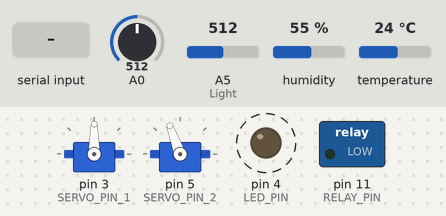
Simulated run of this sketch. Board: Arduino Uno, built with avr-gcc and run on an emulated ATmega328P. On the bench: 2 × servo, switched loads named in the sketch (green lamp = pin HIGH), output pins drawn as LEDs (lit = HIGH). Dashed ring = blinking. The inputs (shaded band) are chosen by the test bench; at power-on: A0 = 512, A5 (Light) = 512, humidity 55 %, temperature 24 °C. What the sketch prints to the serial monitor is not drawn.

Above: at 2.8 s.
2.9 s: "W" received over Serial
At 4.6 s:
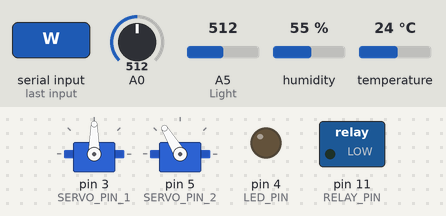
At 5.4 s:
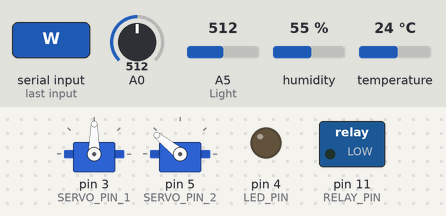
Timing chart, 0 to 29.0 s (numbered marks = the images above; inputs shaded):
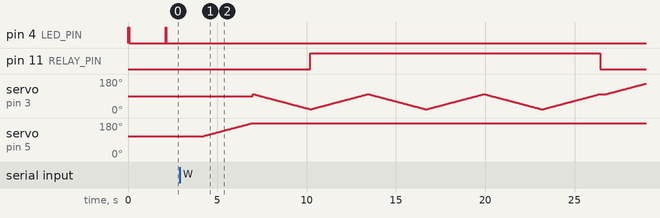

Measured:
- after the input at 2.9 s, pin 4 (LED_PIN): stops changing and stays LOW; pin 11 (RELAY_PIN): LOW → HIGH after 7.3 s, → LOW 16.2 s later; servo on pin 5 (SERVO_PIN_2): moves from 110° to 180° over 2.8 s, starting after 1.3 s
- by itself, pin 4 (LED_PIN): alternates HIGH for 0.05 s and LOW for 2.0 s

The sketch:

Crop_yield_prediction.ino
```cpp
#include <DHT.h>
#include <Servo.h>

Servo myServo_1;
Servo myServo_2;

#define DHTPIN 12      // DHT11 sensor pin
#define LED_PIN 4      // LED pin 13
#define RELAY_PIN 11   // Relay Pin 6
#define SERVO_PIN_1 3  // Main Servo 3
#define SERVO_PIN_2 5  //Sprinkler Servo 5

#define DHTTYPE DHT11

DHT dht(DHTPIN, DHTTYPE);

void setup() {
  Serial.begin(9600);
  dht.begin();
  pinMode(LED_PIN, OUTPUT);
  pinMode(RELAY_PIN, OUTPUT);
  myServo_1.attach(SERVO_PIN_1);
  myServo_2.attach(SERVO_PIN_2);

  myServo_1.write(90);
  myServo_2.write(110);
}

void loop() {
  int soil = map(analogRead(A0), 1023, 0, 0, 100);  // Soil moisture %
  float temp = dht.readTemperature();               // Temperature (°C)
  float hum = dht.readHumidity();                   // Humidity (%)
  int lux = analogRead(A5);                         // Light intensity (raw)

  // Check if DHT reading failed
  if (isnan(temp) || isnan(hum)) {
    Serial.println("DHT read failed");
    temp = 36;
    hum = 70;
  }

  // Send data to Serial
  Serial.print(soil);
  Serial.print(",");
  Serial.print(temp);
  Serial.print(",");
  Serial.print(hum);
  Serial.print(",");
  Serial.println(1023 - lux);

  // Blink LED for 100ms
  digitalWrite(LED_PIN, HIGH);
  delay(50);
  digitalWrite(LED_PIN, LOW);

  delay(2000);  // Wait before next reading

  if (Serial.available()) {
    char cmd = Serial.read();
    //    Serial.print("CMD: ");
    //    Serial.print(cmd);
    if (cmd == 'W') {
      myServo_2.write(110);
      for (int i = 110; i <= 180; i++) {
        myServo_2.write(i);
        delay(40);
      }

      sprinkle_cane();
      delay(100);
      sprinkle_ragi();

      for (int i = 180; i >= 110; i--) {
        myServo_2.write(i);
        delay(40);
      }
    }
  }
}
//Sprinkler head rotate function
void sprinkle_cane() {
  int x = 2;
  for (int i = 100; i > 20; i--) {
    myServo_1.write(i);
    delay(40);
  }
  digitalWrite(RELAY_PIN, HIGH);
  while (x != 0) {
    for (int i = 20; i <= 100; i++) {
      myServo_1.write(i);
      delay(40);
    }
    for (int i = 100; i >= 20; i--) {
      myServo_1.write(i);
      delay(40);
    }
    x--;
  }
  for (int i = 20; i <= 100; i++) {
    myServo_1.write(i);
    delay(40);
  }
  digitalWrite(RELAY_PIN, LOW);
  delay(200);
}

void sprinkle_ragi() {
  int x = 1;
  for (int i = 100; i < 160; i++) {
    myServo_1.write(i);
    delay(40);
  }
  digitalWrite(RELAY_PIN, HIGH);
  while (x != 0) {
    for (int i = 160; i >= 100; i--) {
      myServo_1.write(i);
      delay(40);
    }
    for (int i = 100; i <= 160; i++) {
      myServo_1.write(i);
      delay(40);
    }
    x--;
  }
  for (int i = 160; i >= 100; i--) {
    myServo_1.write(i);
    delay(40);
  }
  digitalWrite(RELAY_PIN, LOW);
  delay(200);
}
```
